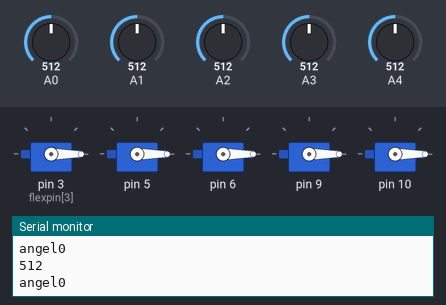
Simulated run of this sketch. Board: Arduino Uno, built with avr-gcc and run on an emulated ATmega328P. On the bench: 5 × servo, the last lines printed to the serial monitor. The test bench sets the inputs (shaded band); at power-on: A0 = 512, A1 = 512, A2 = 512, A3 = 512, A4 = 512.

Above: at 5.8 s.
5.9 s: A0 set to 495
At 12.2 s:
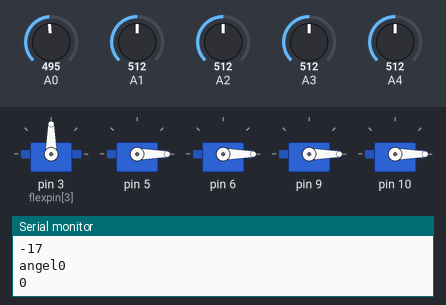
12.5 s: A1 set to 539
At 18.2 s:
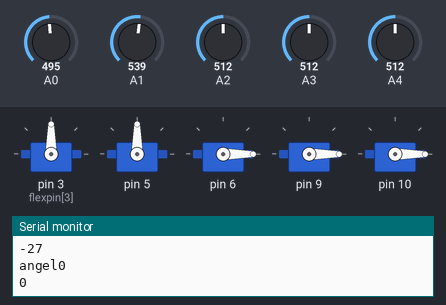
18.5 s: A2 set to 487
At 24.0 s:
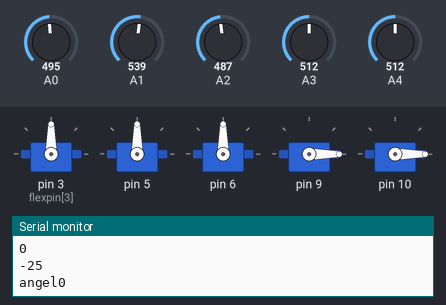
24.5 s: A3 set to 716
At 29.8 s:
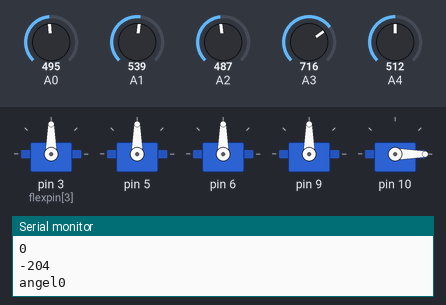
30.5 s: A2 set to 306
At 39.1 s:
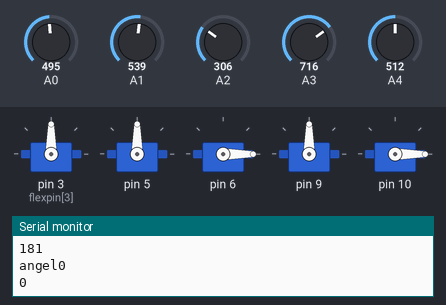
39.5 s: A4 set to 306
At 45.7 s:
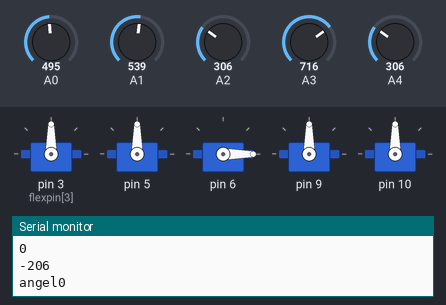
Timing chart, 0 to 47.2 s (numbered marks = the images above; inputs shaded):
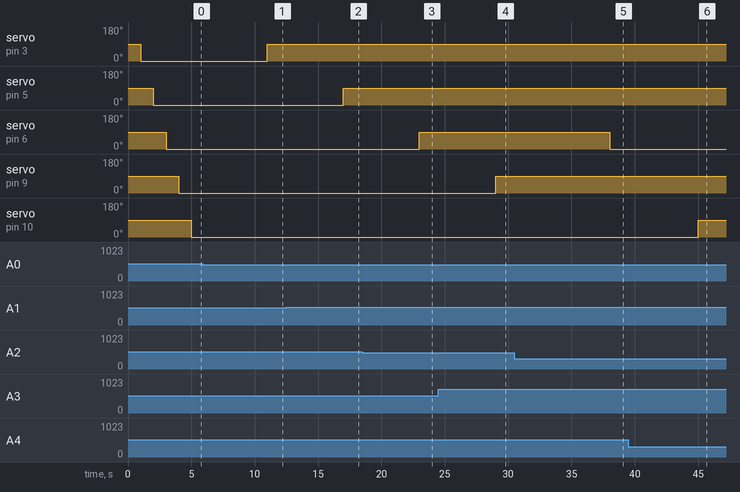

Measured:
- the behaviour switches between 503 and 502 on A0 (found by bisection; images 0 and 1)
- the behaviour switches between 521 and 522 on A1 (found by bisection; images 1 and 2)
- the behaviour switches between 503 and 502 on A2 (found by bisection; images 2 and 3)
- after the input at 5.9 s, servo on pin 3 (flexpin[3]): 0° → 90° after 5.1 s
- after the input at 12.5 s, servo on pin 5: 0° → 90° after 4.5 s
- after the input at 18.5 s, servo on pin 6: 0° → 90° after 4.5 s
- after the input at 24.5 s, servo on pin 9: 0° → 90° after 4.5 s
- after the input at 30.5 s, servo on pin 6: 90° → 0° after 7.5 s
- after the input at 39.5 s, servo on pin 10: 0° → 90° after 5.5 s

The sketch:

glove.ino
```cpp
#include <Servo.h>
Servo fingers[5];
const int flexpin[5] = {0,1,2,3,4}; // пины к которым подключены датчики
int flex_pred[5];
int flex_now[5];
int flexposition[5];
int angle[5];
void setup()
{
  Serial.begin(9600);
  fingers[0].attach(3);
  fingers[1].attach(5);
  fingers[2].attach(6);
  fingers[3].attach(9);
  fingers[4].attach(10);
 }
int counter=1;

void loop()
{
  if (counter%2==0)
  {
    for(int i=0;i<5;i++)
    {
      flex_pred[i]=analogRead(flexpin[i]);
     }
  }
  else
  {
      for(int i=0;i<5;i++)
    {
       flex_now[i]=analogRead(flexpin[i]);
    }
  }


   for(int i=0;i<5;i++)
   {
   flexposition[i] = flex_now[i]-flex_pred[i];
   delay(1000);
   Serial.println(flexposition[i]);
   if(flexposition[i]>=10 )
   {

        angle[i]=0;
        Serial.print("angel");
        Serial.println(angle[i]);
        fingers[i].write(angle[i]);

   }
  if (flexposition[i]<=-10)
   {
     Serial.print("angel");
     Serial.println(angle[i]);
     angle[i]=90;
     fingers[i].write(angle[i]);


    }

 }
  counter++;

}
```
